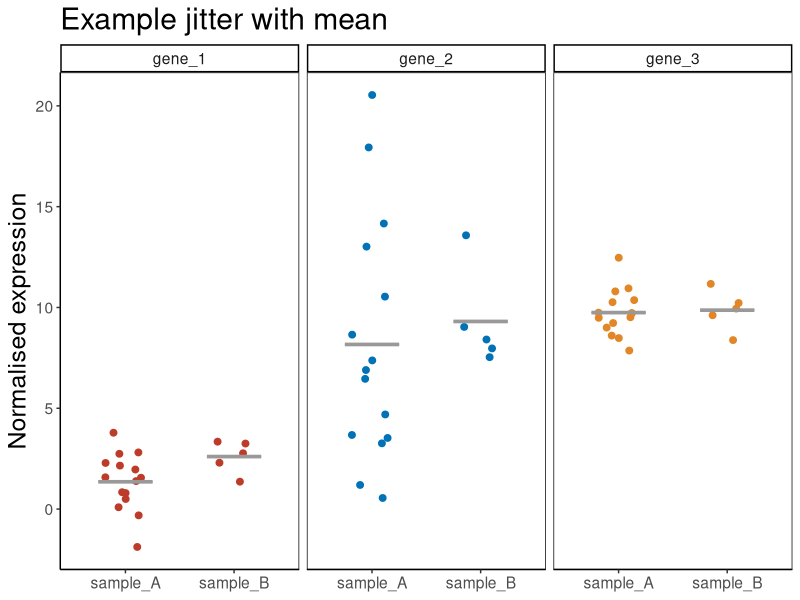
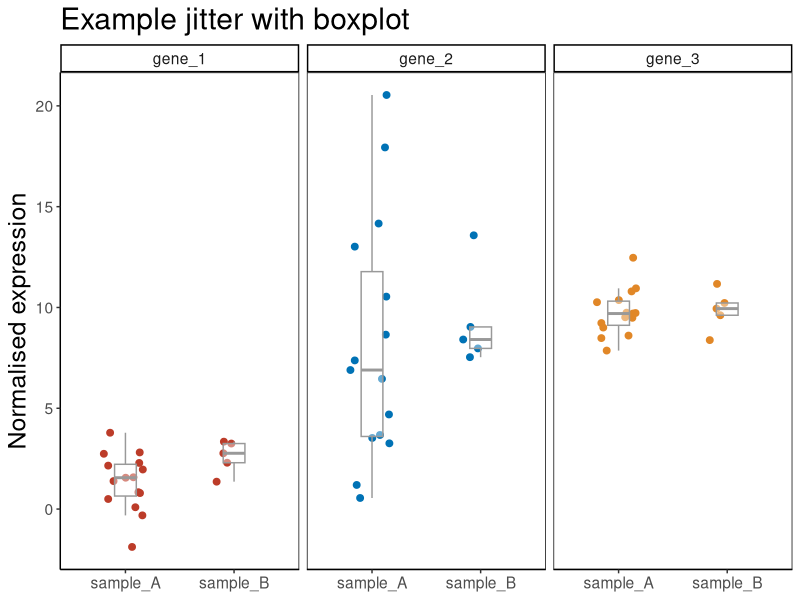

Reproduce these figures in R, in order.
## ---- chunk 1
# load the precious libraries
library(tidyverse)
library(ggsci)

# set the defauts for plots
theme_set(theme_classic())
theme_update(legend.position = "bottom")
## ---- chunk 2
df <- 
  data.frame(
    sample_name = c(rep("sample_A", 15), rep("sample_B", 5)),
    gene_1 = c(rnorm(15, 1), rnorm(5, 3)),
    gene_2 = c(rnorm(15, 10, 5), rnorm(5, 10, 2)),
    gene_3 = c(rnorm(15, 10, 1), rnorm(5, 9, 3))
  ) %>%
  pivot_longer(names_to = "gene_id", 
               values_to = "expression", 
               -sample_name)
## ---- chunk 3
set.seed(7)
# points with mean
df %>%
  ggplot(aes(sample_name, expression, color = gene_id)) +
  geom_point(position = position_jitterdodge(), size = 2) +
  stat_summary(fun.y = mean, fun.ymin = mean, fun.ymax = mean, 
               geom = "crossbar", alpha = .7,
               width = 0.5, color = "grey60") +
  facet_wrap(~gene_id) +
  scale_color_nejm() +
  labs(title = "Example jitter with mean",
       y = "Normalised expression") +
  theme(text = element_text(size = 14), title = element_text(size = 18), 
        axis.title.x = element_blank(), legend.position = "none",
        panel.border = element_rect(colour = "black", fill = NA))
## ---- chunk 4
# points with boxplot
df %>%
  ggplot(aes(sample_name, expression, color = gene_id)) +
  geom_point(position = position_jitterdodge(), size = 2) +
  geom_boxplot(width = .2, alpha = .4, outlier.shape = NA, 
               color = "grey60") +
  facet_wrap(~gene_id) +
  scale_color_nejm() +
  labs(title = "Example jitter with boxplot",
       y = "Normalised expression") +
  theme(text = element_text(size = 14), title = element_text(size = 18), 
        axis.title.x = element_blank(), legend.position = "none",
        panel.border = element_rect(colour = "black", fill = NA)) 
